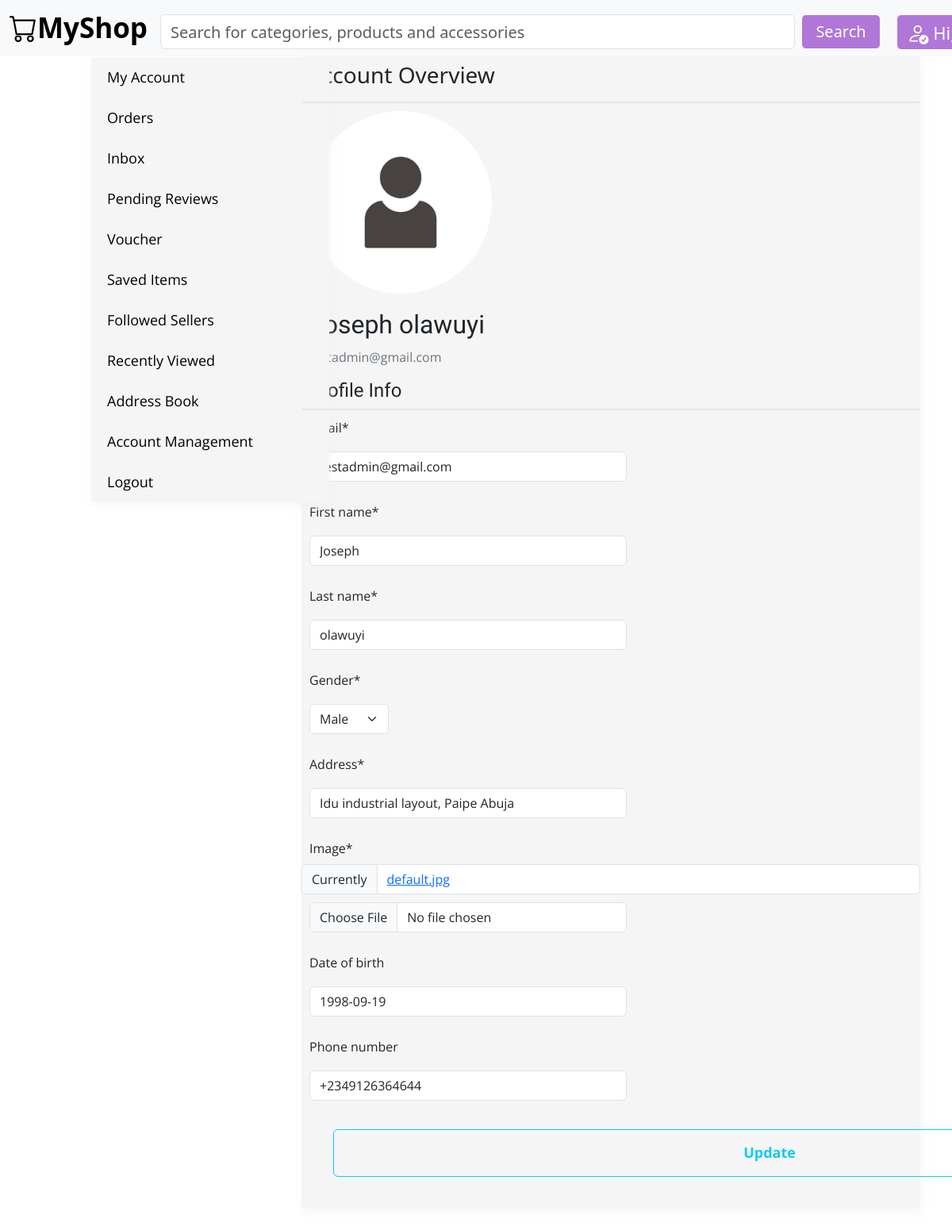
Screenshot of /profile/ (signed in) with the database file from the repository.
### users/models.py (models this page shows, shortened)
class CustomProfile(models.Model):
    class GenderStatus(models.TextChoices):
        MALE= 'M', 'Male'
        FEMALE= 'F', 'Female'
    user= models.OneToOneField(CustomUser,
                               on_delete=models.CASCADE,)
    gender= models.CharField(max_length=1,
                             choices=GenderStatus.choices,
                             default=GenderStatus.MALE)
    address= models.CharField(max_length=250,
                              null=True)
    image= models.ImageField(upload_to= 'profile_pics',
                             default= 'default.jpg')
    date_of_birth= models.DateField(null=True,
                                    blank=True)
    phone_number = PhoneNumberField(blank= True)
    updated= models.DateTimeField(auto_now=True,)
    class Meta:
        ordering= ['-updated']
        indexes=[
            models.Index(fields=['-updated'])
        ]
        verbose_name= 'profile'
        verbose_name_plural= 'profiles'

class CustomUser(AbstractUser, PermissionsMixin):
    email = models.EmailField(unique=True, null=False,)
    first_name = models.CharField(max_length=30)
    last_name = models.CharField(max_length=30)
    date_joined = models.DateTimeField(default=timezone.now)
    is_active = models.BooleanField(default=True)
    username = None
    objects = CustomUserManager()
    USERNAME_FIELD = 'email'
    REQUIRED_FIELDS = []
    class Meta:
        ordering= ['email']
        indexes=[
            models.Index(fields=['email'])
        ]
        verbose_name= 'user'
        verbose_name_plural= 'users'

### users/views.py (the view)
# urls.py: path('profile/', views.user_profile, name='profile'),
@login_required
def user_profile(request):
    user_profile = CustomProfile.objects.get(user=request.user)
    if request.method== "POST":
        user_form= UserUpdateForm(request.POST, instance= request.user)
        profile_form= ProfileUpdateForm(request.POST,
                                        request.FILES,
                                        instance=request.user.customprofile)
        if user_form.is_valid() and profile_form.is_valid():
            user_form.save()
            profile_form.save()
            messages.success(request, f'Account updated successfully!')
            return redirect('users:profile')
    else:
        user_form= UserUpdateForm(instance=request.user)
        profile_form= ProfileUpdateForm(instance=request.user.customprofile)
    return render(request,
                  'users/profile.html',
                  {'user_form': user_form,
                   'profile_form': profile_form,
                   'user_profile': user_profile})

### users/forms.py
class UserUpdateForm(forms.ModelForm):
    class Meta:
        model= CustomUser
        fields= ['email', 'first_name', 'last_name']

class ProfileUpdateForm(forms.ModelForm):
    class Meta:
        model = CustomProfile
        exclude= ['updated', 'user']

### cart/cart.py (called while the page is built)
    def __len__(self):
        return sum(item['quantity'] for item in self.cart.values())

### cart/context_processors.py (called while the page is built)
def cart(request):
    return {'cart': Cart(request)}

### users/templates/users/profile.html (shortened to what this page needs)
{% extends "shop/base.html" %}
{% load crispy_forms_tags %}
{% block content %}
<div class="profile-sidebar">
      <nav>
      <a class="nav-item nav-link" href="{% url 'users:profile' %}">My Account</a>
      <a class="nav-item nav-link" href="#">Orders</a>
      <a class="nav-item nav-link" href="#">Inbox</a>
      <a class="nav-item nav-link" href="#">Pending Reviews</a>
      <a class="nav-item nav-link" href="#">Voucher</a>
      <a class="nav-item nav-link" href="#">Saved Items</a>
      <a class="nav-item nav-link" href="#">Followed Sellers</a>
      <a class="nav-item nav-link" href="#">Recently Viewed</a>
      <a class="nav-item nav-link" href="#">Address Book</a>
      <a class="nav-item nav-link" href="#">Account Management</a>
      <a class="nav-item nav-link" href="#">Logout</a>
      </nav>
</div>
<section class="profile-content">
      <header>
            <h3>Account Overview</h2>
      </header>
      <hr class="solid" style="border-top: 2px solid #bbb; margin: 0; width: auto;">
      <div id="profile_pic">
            <img src="{{ user_profile.image.url }}" alt="profile">
            <h2 class="account-heading">{{ user.first_name }} {{ user.last_name }}</h2>
            <p class="text-secondary">{{ user.email }}</p>
      </div>
      <form action="" method="POST" enctype="multipart/form-data">
        <fieldset class="form-group">
            <h4>Profile Info</h4>
            <hr class="solid" style="border-top: 2px solid #bbb; margin: 0; width: auto;">
            {{ user_form|crispy }}
            {{ profile_form|crispy }}
        </fieldset>
        <div class="form-group">
            <button class="btn btn-outline-info" type="submit
            ">Update</button>
        </div>
    </form>
</section>
{% endblock content%}

### shop/static/css/style.css (style rules this page uses)
body { margin: 0; padding: 0; }
h1, h2, h3, h4, h5, h6 { font-family: "Ubuntu", sans-serif; font-weight: normal; }
a { text-decoration: none; color: #5993bb; }
.profile-sidebar { position: fixed; float: left; margin-left: 15px; margin-top: 6%; background: whitesmoke; width: 300px; max-width: 500px; padding-top: 0; padding-left: 20px; box-shadow: 2px 5px 10px rgba(245, 240, 240, 0.5); border-radius: 4px; height: auto; }
.profile-sidebar nav a { margin: 0; padding-top: 12px; padding-bottom: 12px; display: block; color: black; border-color: #0b0b0b; font-size: 18px; }
.profile-content { width: 78%; height: auto; float: right; margin-top: 7%; margin-right: -60px; margin-bottom: 100px; padding: 0; box-shadow: 2px 5px 10px rgba(245, 240, 240, 0.5); border-radius: 4px; background-color: whitesmoke; }
.profile-content header h3 { font-family:'Segoe UI', Tahoma, Geneva, Verdana, sans-serif; padding: 8px; }
.profile-content #profile_pic img { border-radius: 50%; height: 230px; width: 230px; margin: 10px; }
.profile-content #profile_pic h2, p, h4 { margin: 10px; }
.profile-content form input, label { margin: 10px; width: 400px; }
.profile-content form select { margin: 10px; width: 100px; }
.profile-content form button { margin-top: 20px; margin-left: 40px; margin-bottom: 40px; width: 1100px; height: 60px; font-weight: bold; font-size: large; }

### rows the page displays
CustomProfile: image (placeholder picture), gender "Male", address "Idu industrial layout, Paipe Abuja", date_of_birth "1998-09-19", phone_number "+2349126364644"
CustomUser: first_name "Joseph", last_name "olawuyi", email "testadmin@gmail.com"
